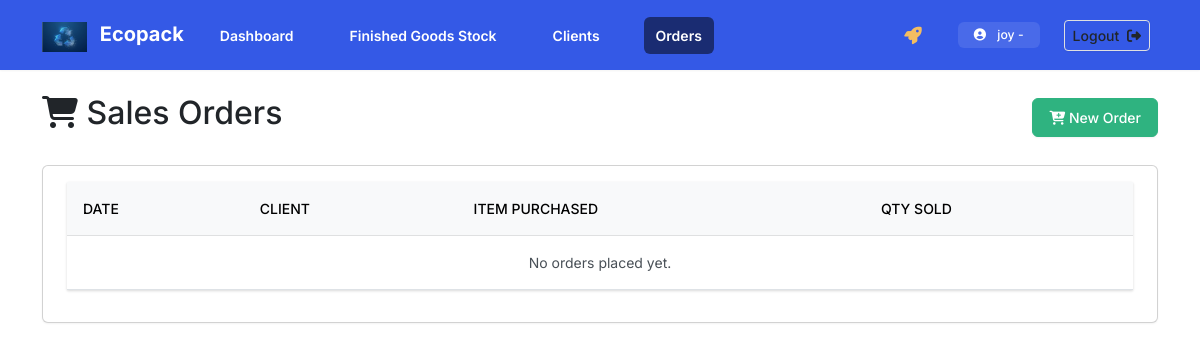
The page /orders/ (signed in) on the database as committed earlier.
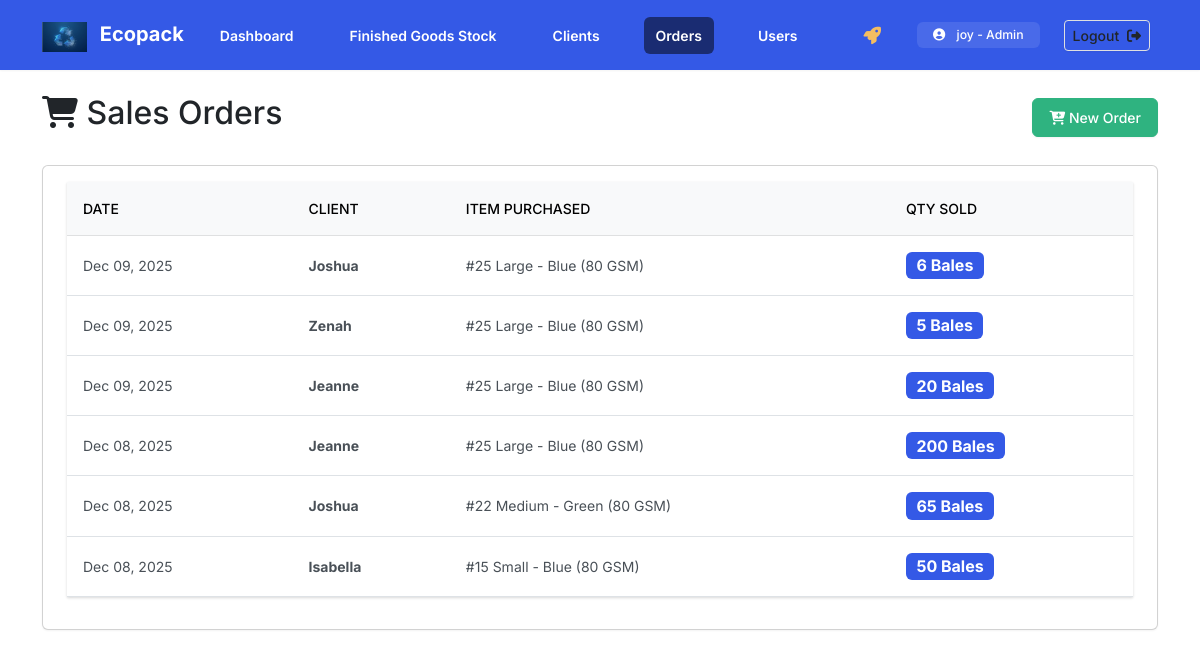
The same page on the database as committed later.
### inventory/models.py (models this page shows, shortened)
class Profile(models.Model):
    ROLE_CHOICES = [
        ('Admin', 'Admin'),
        ('Manager','Manager'),
        ('Staff', 'Staff'),
    ]
    user = models.OneToOneField(User, on_delete=models.CASCADE)
    role = models.CharField(max_length=10, choices=ROLE_CHOICES, default='Staff')

class Order(models.Model):
    client = models.ForeignKey(Client, on_delete=models.CASCADE, related_name='orders')
    bag = models.ForeignKey(FinishedBag, on_delete=models.CASCADE, related_name='sales')
    quantity_ordered = models.PositiveIntegerField(verbose_name="Quantity (Bales)")
    order_date = models.DateTimeField(auto_now_add=True)

class Client(models.Model):
    name = models.CharField(max_length=100)
    phone = models.CharField(max_length=20)
    email = models.EmailField(blank=True, null=True)
    address = models.TextField(blank=True, null=True)
    created_at = models.DateTimeField(auto_now_add=True)

class FinishedBag(models.Model):
    VARIETY_CHOICES = [
        ('#15', '#15 Small'),
        ('#22', '#22 Medium'),
        ('#25', '#25 Large'),
        ('7X12', '7X12 White'),
        ('9X15', '9X15 White'),
    ]
    COLOR_CHOICES = [
        ('White', 'White'),
        ('Red', 'Red'),
        ('Green', 'Green'),
        ('Blue', 'Blue'),
    ]
    GSM_CHOICES = [
        (40, '40 GSM'),
        (60, '60 GSM'),
        (80, '80 GSM'),
        (100, '100 GSM'),
    ]
    variety = models.CharField(max_length=20, choices=VARIETY_CHOICES)
    color = models.CharField(max_length=20, choices=COLOR_CHOICES)
    gsm = models.IntegerField(choices=GSM_CHOICES, verbose_name='GSM Thickness')
    quantity_bales = models.IntegerField(default=0, verbose_name="Stock Quantity (Bales)")
    location = models.CharField(max_length=100, default="Athiriver Warehouse")
    last_updated = models.DateTimeField(auto_now=True)

### inventory/views.py (the view)
# urls.py: path('orders/', views.order_list, name='order_list'),
@login_required
def order_list(request):
    orders = Order.objects.all().order_by('-order_date')
    return render(request, 'inventory/order_list.html', {'orders': orders})

### inventory/templates/inventory/order_list.html
{% extends 'inventory/base.html' %}
{% block content %}
<div class="d-flex justify-content-between align-items-center mb-4">
    <h2><i class="fas fa-shopping-cart"></i> Sales Orders</h2>
    <a href="{% url 'order_create' %}" class="btn btn-success"><i class="fas fa-cart-plus"></i> New Order</a>
</div>
<div class="card shadow">
    <div class="card-body">
        <table class="table table-hover align-middle">
            <thead class="table-light">
                <tr><th>Date</th><th>Client</th><th>Item Purchased</th><th>Qty Sold</th></tr>
            </thead>
            <tbody>
                {% for order in orders %}
                <tr>
                    <td>{{ order.order_date|date:"M d, Y" }}</td>
                    <td class="fw-bold">{{ order.client.name }}</td>
                    <td>
                         {{ order.bag.get_variety_display }} - {{ order.bag.color }} ({{ order.bag.gsm }} GSM)
                    </td>
                    <td><span class="badge bg-primary fs-6">{{ order.quantity_ordered }} Bales</span></td>
                </tr>
                {% empty %}
                <tr><td colspan="4" class="text-center">No orders placed yet.</td></tr>
                {% endfor %}
            </tbody>
        </table>
    </div>
</div>
{% endblock %}

### inventory/templates/inventory/base.html (shortened to what this page needs)
{% load static %}
<!doctype html>
<html lang="en">
  <head>
    <link href="{% static 'css/bootstrap.min.css' %}" rel="stylesheet">
    <link rel="stylesheet" href="https://cdnjs.cloudflare.com/ajax/libs/font-awesome/6.4.0/css/all.min.css">
  </head>
  <body>
    <nav class="navbar navbar-expand-lg navbar-dark bg-primary mb-4 shadow">
      <div class="container">
        <a class="navbar-brand fw-bold" href="{% url 'dashboard' %}">
           <img src="{% static 'images/logo.jpg' %}" alt="Ecopack Logo" height="30" class="d-inline-block align-text-top me-2">
           Ecopack
        </a>
        <div class="collapse navbar-collapse" id="navbarNav">
          {% if user.is_authenticated %}
          <ul class="navbar-nav me-auto mb-2 mb-lg-0 fw-semibold gap-lg-3">
            {% url 'dashboard' as dash_url %}
            <li class="nav-item">
              <a class="nav-link {% if request.path == dash_url %}active{% endif %}" aria-current="page" href="{{ dash_url }}">Dashboard</a>
            </li>
            <li class="nav-item">
              <a class="nav-link {% if '/bags/' in request.path %}active{% endif %}" href="{% url 'bag_list' %}">Finished Goods Stock</a>
            </li>
            <li class="nav-item">
              <a class="nav-link {% if '/clients/' in request.path %}active{% endif %}" href="{% url 'client_list' %}">Clients</a>
            </li>
            <li class="nav-item">
              <a class="nav-link {% if '/orders/' in request.path %}active{% endif %}" href="{% url 'order_list' %}">Orders</a>
            </li>
            {% if user.profile.role == 'Admin' %}
            <li class="nav-item">
                <a class="nav-link {% if '/users/' in request.path %}active{% endif %}" href="{% url 'user_list' %}">Users</a>
            </li>
            {% endif %}
          </ul>
          <ul class="navbar-nav ms-auto align-items-center">
              <li class="nav-item me-3">
                <a class="nav-link text-warning" href="{% url 'feedback_create' %}" title="Request System Expansion">
                </a>
              </li>
              <li class="nav-item rounded bg-white bg-opacity-10 px-3 py-1 text-white d-flex align-items-center">
                <small><i class="fas fa-user-circle me-2"></i> {{ user.username }} - {{ user.profile.role }}</small>
              </li>
              <li class="nav-item ms-3">
                <form action="{% url 'logout' %}" method="post">
                <button type="submit" class="btn btn-outline-light btn-sm">Logout <i class="fas fa-sign-out-alt ms-1"></i></button>
                </form>
              </li>
          </ul>
          {% endif %}
        </div>
      </div>
    </nav>
    <div class="container">
        {% block content %}{% endblock %}
    </div>
  </body>
</html>

Rows that differ between the two databases and show on the page:
added Order: order_date "Dec 09, 2025", client.name "Joshua", bag.variety "#25 Large", bag.color "Blue", bag.gsm "80", quantity_ordered "6"
added Order: order_date "Dec 09, 2025", client.name "Zenah", bag.variety "#25 Large", bag.color "Blue", bag.gsm "80", quantity_ordered "5"
added Order: order_date "Dec 09, 2025", client.name "Jeanne", bag.variety "#25 Large", bag.color "Blue", bag.gsm "80", quantity_ordered "20"
added Order: order_date "Dec 08, 2025", client.name "Jeanne", bag.variety "#25 Large", bag.color "Blue", bag.gsm "80", quantity_ordered "200"
added Order: order_date "Dec 08, 2025", client.name "Joshua", bag.variety "#22 Medium", bag.color "Green", bag.gsm "80", quantity_ordered "65"
added Order: order_date "Dec 08, 2025", client.name "Isabella", bag.variety "#15 Small", bag.color "Blue", bag.gsm "80", quantity_ordered "50"
Other text that changed with them:
{{ user.profile.role }}: (not shown) → "Admin"
text no longer shown: "No orders placed yet."
text now shown: "Users"
